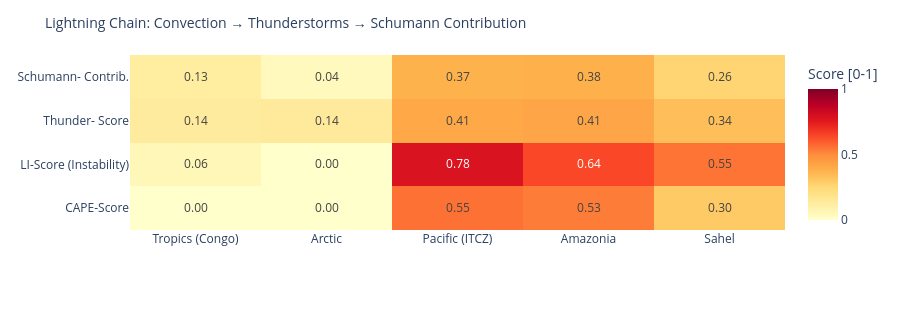

Here is the notebook cell this chart was saved with:
### Code cell
# ============================================================
# LIGHTNING CHAIN: Convection → Thunderstorms → Schumann
# Shows the causal chain per measurement point as heatmap
# ============================================================

def cape_score(v):
    """CAPE → normalized score [0,1]"""
    if v is None or pd.isna(v): return 0.0
    return min(1.0, float(v) / 3000)

def li_score(v):
    """Lifted Index: negative = unstable → score [0,1]"""
    if v is None or pd.isna(v): return 0.3
    return min(1.0, max(0.0, (-float(v) + 6) / 12))

def cloud_score(v):
    if v is None or pd.isna(v): return 0.3
    return float(v) / 100

def thunder_score(row):
    """Kombinierter Gewitterwahrscheinlichkeits-Score
    CAPE + LI + Bedeckung + WMO-Gewitter + konvektiver Niederschlag (showers)
    Hinweis: X-Ray und Kp sind kein Bestandteil – nur geomagn./solarer Kontext.
    """
    cs = cape_score(row.get('cape'))
    ls = li_score(row.get('li'))
    cl = cloud_score(row.get('cloud'))
    t  = 1.0 if row.get('thunderstorm') else 0.0
    # Convective precipitation (showers) as additional indicator
    sh = min(1.0, (row.get('showers') or 0) / 5.0)
    return round(cs * 0.30 + ls * 0.25 + cl * 0.15 + t * 0.20 + sh * 0.10, 3)

def schumann_contribution(t_score, lat):
    """Schumann contribution: higher in tropics (±30°), scaled by thunderstorm score"""
    lat_weight = max(0.3, 1.0 - abs(lat) / 60)
    return round(t_score * lat_weight, 3)

df_atm['cape_score']   = df_atm.apply(lambda r: cape_score(r['cape']), axis=1)
df_atm['li_score']     = df_atm.apply(lambda r: li_score(r['li']),    axis=1)
df_atm['thunder_score']= df_atm.apply(lambda r: thunder_score(r.to_dict()), axis=1)
df_atm['schumann_contribution'] = df_atm.apply(
    lambda r: schumann_contribution(r['thunder_score'], r['lat']), axis=1)

metrics = ['cape_score', 'li_score', 'thunder_score', 'schumann_contribution']
labels  = ['CAPE-Score', 'LI-Score\n(Instability)', 'Thunder-\nScore', 'Schumann-\nContrib.']
z_data  = [df_atm[m].tolist() for m in metrics]

fig = go.Figure(go.Heatmap(
    z=z_data,
    x=df_atm['point'].tolist(),
    y=labels,
    colorscale='YlOrRd',
    zmin=0, zmax=1,
    text=[[f'{v:.2f}' for v in row] for row in z_data],
    texttemplate='%{text}', textfont=dict(size=12),
    colorbar=dict(title='Score [0-1]')
))
fig.update_layout(
    title=dict(text='Lightning Chain: Convection → Thunderstorms → Schumann Contribution', font=dict(size=14)),
    height=310,
    plot_bgcolor='rgba(0,0,0,0)', paper_bgcolor='rgba(0,0,0,0)',
    margin=dict(l=130, r=80, t=55, b=80)
)
fig.show()

### Figure 1 — Plotly figure (JSON) as saved in the notebook; plotly's stock layout.template omitted (floating-point values rounded to 4 significant figures)
{"data": [{"colorbar": {"title": {"text": "Score [0-1]"}}, "colorscale": [[0.0, "rgb(255,255,204)"], [0.125, "rgb(255,237,160)"], [0.25, "rgb(254,217,118)"], [0.375, "rgb(254,178,76)"], [0.5, "rgb(253,141,60)"], [0.625, "rgb(252,78,42)"], [0.75, "rgb(227,26,28)"], [0.875, "rgb(189,0,38)"], [1.0, "rgb(128,0,38)"]], "text": [["0.00", "0.00", "0.55", "0.53", "0.30"], ["0.06", "0.00", "0.78", "0.64", "0.55"], ["0.14", "0.14", "0.41", "0.41", "0.34"], ["0.13", "0.04", "0.37", "0.38", "0.26"]], "textfont": {"size": 12}, "texttemplate": "%{text}", "type": "heatmap", "x": ["Tropics (Congo)", "Arctic", "Pacific (ITCZ)", "Amazonia", "Sahel"], "y": ["CAPE-Score", "LI-Score\n(Instability)", "Thunder-\nScore", "Schumann-\nContrib."], "z": [[0.0, 0.0, 0.5533, 0.5333, 0.2967], [0.05833, 0.0, 0.7833, 0.6417, 0.55], [0.135, 0.141, 0.408, 0.415, 0.336], [0.126, 0.042, 0.374, 0.38, 0.263]], "zmax": 1, "zmin": 0}], "layout": {"height": 310, "margin": {"b": 80, "l": 130, "r": 80, "t": 55}, "paper_bgcolor": "rgba(0,0,0,0)", "plot_bgcolor": "rgba(0,0,0,0)", "title": {"font": {"size": 14}, "text": "Lightning Chain: Convection → Thunderstorms → Schumann Contribution"}}}
